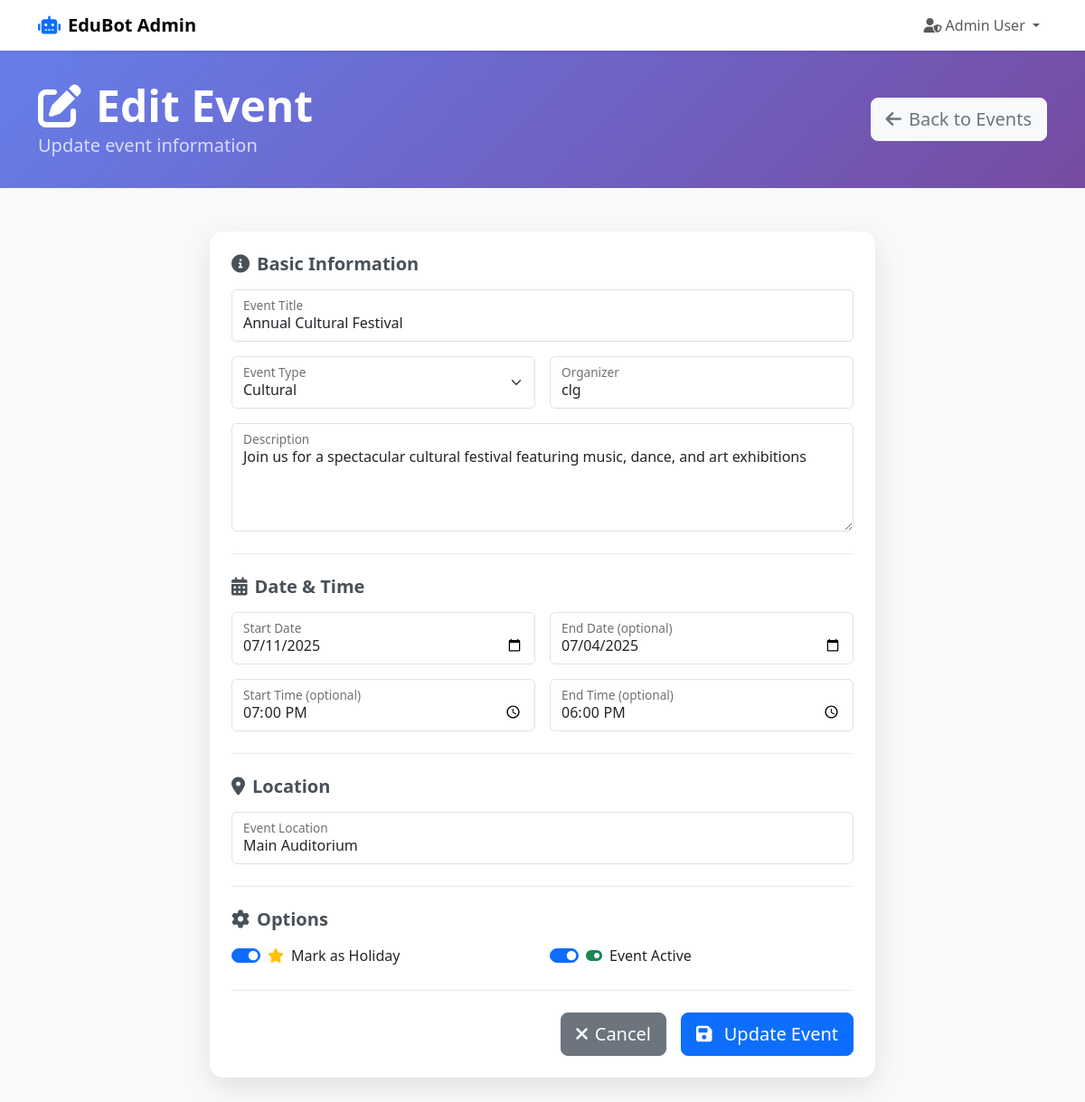
Screenshot of /admin/events/5/edit (signed in) with the database file from the repository.
### app/models/user.py (models this page shows, shortened)
class User(UserMixin, db.Model):
    __tablename__ = 'users'
    id = db.Column(db.Integer, primary_key=True)
    username = db.Column(db.String(50), unique=True, nullable=False)
    email = db.Column(db.String(100), unique=True, nullable=False)
    password_hash = db.Column(db.String(255), nullable=False)
    role = db.Column(db.Enum('student', 'faculty', 'admin'), nullable=False, default='student')
    first_name = db.Column(db.String(50), nullable=False)
    last_name = db.Column(db.String(50), nullable=False)
    student_id = db.Column(db.String(20), unique=True, nullable=True)
    course_id = db.Column(db.Integer, nullable=True)
    year_of_study = db.Column(db.Integer, nullable=True)
    phone = db.Column(db.String(15), nullable=True)
    is_active = db.Column(db.Boolean, default=True)
    created_at = db.Column(db.DateTime, default=datetime.utcnow)
    updated_at = db.Column(db.DateTime, default=datetime.utcnow, onupdate=datetime.utcnow)
    faculty_profile = db.relationship('Faculty', backref='user', uselist=False, cascade='all, delete-orphan')
    attendance_records = db.relationship('Attendance', foreign_keys='Attendance.student_id', lazy='dynamic', cascade='all, delete-orphan')
    chat_logs = db.relationship('ChatLog', backref='user', lazy='dynamic', cascade='all, delete-orphan')
    created_groups = db.relationship('Group', foreign_keys='Group.created_by', backref='creator', lazy='dynamic', cascade='all, delete-orphan')
    group_memberships = db.relationship('GroupMember', backref='user', lazy='dynamic', cascade='all, delete-orphan')
    group_messages = db.relationship('GroupMessage', backref='user', lazy='dynamic', cascade='all, delete-orphan')
    @property
    def full_name(self):
        return f"{self.first_name} {self.last_name}"
    def is_admin(self):
        return self.role == 'admin'

### app/models/event.py (models this page shows, shortened)
class Event(db.Model):
    __tablename__ = 'events'
    id = db.Column(db.Integer, primary_key=True)
    title = db.Column(db.String(200), nullable=False)
    description = db.Column(db.Text, nullable=True)
    event_type = db.Column(db.Enum('academic', 'cultural', 'sports', 'holiday', 'exam', 'other'), nullable=False, default='other')
    start_date = db.Column(db.Date, nullable=False)
    end_date = db.Column(db.Date, nullable=True)
    start_time = db.Column(db.Time, nullable=True)
    end_time = db.Column(db.Time, nullable=True)
    location = db.Column(db.String(200), nullable=True)
    organizer = db.Column(db.String(100), nullable=True)
    is_holiday = db.Column(db.Boolean, default=False)
    is_active = db.Column(db.Boolean, default=True)
    created_by = db.Column(db.Integer, db.ForeignKey('users.id'), nullable=True)
    created_at = db.Column(db.DateTime, default=datetime.utcnow)
    updated_at = db.Column(db.DateTime, default=datetime.utcnow, onupdate=datetime.utcnow)

### app/routes/admin.py (the view, shortened to what this page needs)
@admin_bp.route('/events/<int:event_id>/edit', methods=['GET', 'POST'])
@login_required
@admin_required
def edit_event(event_id):
    event_to_edit = Event.query.get_or_404(event_id)
    return render_template('admin/event_form.html',
                         event_to_edit=event_to_edit,
                         mode='edit',
                         event_types=['academic', 'cultural', 'sports', 'holiday', 'exam', 'other'],
                         user=current_user)

### app/routes/admin.py (called while the page is built)
def admin_required(f):
    @wraps(f)
    def decorated_function(*args, **kwargs):
        if not current_user.is_authenticated or not current_user.is_admin():
            flash('Admin access required.', 'error')
            return redirect(url_for('auth.login'))
        return f(*args, **kwargs)
    return decorated_function

### app/templates/admin/event_form.html (shortened to what this page needs)
<!DOCTYPE html>
<html lang="en">
<head>
    <link href="https://cdn.jsdelivr.net/npm/bootstrap@5.3.0/dist/css/bootstrap.min.css" rel="stylesheet">
    <link href="https://cdnjs.cloudflare.com/ajax/libs/font-awesome/6.0.0/css/all.min.css" rel="stylesheet">
</head>
<body>
    <nav class="navbar navbar-expand-lg navbar-light bg-white shadow-sm">
        <div class="container">
            <a class="navbar-brand fw-bold" href="{{ url_for('admin.dashboard') }}">
                <i class="fas fa-robot text-primary me-2"></i>EduBot Admin
            </a>
            <div class="navbar-nav ms-auto">
                <div class="nav-item dropdown">
                    <a class="nav-link dropdown-toggle" href="#" id="navbarDropdown" role="button" data-bs-toggle="dropdown">
                        <i class="fas fa-user-shield me-1"></i>{{ user.full_name }}
                    </a>
                </div>
            </div>
        </div>
    </nav>
    <div class="admin-header">
        <div class="container">
            <div class="row align-items-center">
                <div class="col-md-8">
                    <h1 class="display-5 fw-bold mb-0">
                        <i class="fas fa-{{ 'plus' if mode == 'add' else 'edit' }} me-3"></i>{{ 'Add Event' if mode == 'add' else 'Edit Event' }}
                    </h1>
                    <p class="lead mb-0 opacity-75">
                        {{ 'Create a new event for the college calendar' if mode == 'add' else 'Update event information' }}
                    </p>
                </div>
                <div class="col-md-4 text-md-end">
                    <a href="{{ url_for('admin.manage_events') }}" class="btn btn-light btn-lg btn-back">
                        <i class="fas fa-arrow-left me-2"></i>Back to Events
                    </a>
                </div>
            </div>
        </div>
    </div>
    <div class="container my-5">
        <div class="row justify-content-center">
            <div class="col-lg-8">
                <div class="form-card p-4">
                    <form method="POST" novalidate>
                        <div class="form-section">
                            <h5 class="section-title">
                                <i class="fas fa-info-circle me-2"></i>Basic Information
                            </h5>
                            <div class="row g-3">
                                <div class="col-12">
                                    <div class="form-floating">
                                        <input type="text" class="form-control" id="title" name="title"
                                               value="{{ event_to_edit.title if event_to_edit else (form_data.title if form_data else '') }}"
                                               required>
                                        <label for="title" class="required-field">Event Title</label>
                                    </div>
                                </div>
                                <div class="col-md-6">
                                    <div class="form-floating">
                                        <select class="form-select" id="event_type" name="event_type" required>
                                            {% for type in event_types %}
                                                <option value="{{ type }}"
                                                    {% if (event_to_edit and event_to_edit.event_type == type) or (form_data and form_data.event_type == type) %}
                                                        selected
                                                    {% endif %}>
                                                    {{ type.title() }}
                                                </option>
                                            {% endfor %}
                                        </select>
                                        <label for="event_type" class="required-field">Event Type</label>
                                    </div>
                                </div>
                                <div class="col-md-6">
                                    <div class="form-floating">
                                        <input type="text" class="form-control" id="organizer" name="organizer"
                                               value="{{ event_to_edit.organizer if event_to_edit else (form_data.organizer if form_data else '') }}">
                                        <label for="organizer">Organizer</label>
                                    </div>
                                </div>
                                <div class="col-12">
                                    <div class="form-floating">
                                        <textarea class="form-control" id="description" name="description"
                                                  style="height: 120px" placeholder="Event description...">{{ event_to_edit.description if event_to_edit else (form_data.description if form_data else '') }}</textarea>
                                        <label for="description">Description</label>
                                    </div>
                                </div>
                            </div>
                        </div>
                        <div class="form-section">
                            <h5 class="section-title">
                                <i class="fas fa-calendar-alt me-2"></i>Date & Time
                            </h5>
                            <div class="row g-3">
                                <div class="col-md-6">
                                    <div class="form-floating">
                                        <input type="date" class="form-control" id="start_date" name="start_date"
                                               value="{{ event_to_edit.start_date.strftime('%Y-%m-%d') if event_to_edit else (form_data.start_date if form_data else '') }}"
                                               required>
                                        <label for="start_date" class="required-field">Start Date</label>
                                    </div>
                                </div>
                                <div class="col-md-6">
                                    <div class="form-floating">
                                        <input type="date" class="form-control" id="end_date" name="end_date"
                                               value="{{ event_to_edit.end_date.strftime('%Y-%m-%d') if event_to_edit and event_to_edit.end_date else (form_data.end_date if form_data else '') }}">
                                        <label for="end_date">End Date (optional)</label>
                                    </div>
                                </div>
                                <div class="col-md-6">
                                    <div class="form-floating">
                                        <input type="time" class="form-control" id="start_time" name="start_time"
                                               value="{{ event_to_edit.start_time.strftime('%H:%M') if event_to_edit and event_to_edit.start_time else (form_data.start_time if form_data else '') }}">
                                        <label for="start_time">Start Time (optional)</label>
                                    </div>
                                </div>
                                <div class="col-md-6">
                                    <div class="form-floating">
                                        <input type="time" class="form-control" id="end_time" name="end_time"
                                               value="{{ event_to_edit.end_time.strftime('%H:%M') if event_to_edit and event_to_edit.end_time else (form_data.end_time if form_data else '') }}">
                                        <label for="end_time">End Time (optional)</label>
                                    </div>
                                </div>
                            </div>
                        </div>
                        <div class="form-section">
                            <h5 class="section-title">
                                <i class="fas fa-map-marker-alt me-2"></i>Location
                            </h5>
                            <div class="form-floating">
                                <input type="text" class="form-control" id="location" name="location"
                                       value="{{ event_to_edit.location if event_to_edit else (form_data.location if form_data else '') }}">
                                <label for="location">Event Location</label>
                            </div>
                        </div>
                        <div class="form-section">
                            <h5 class="section-title">
                                <i class="fas fa-cog me-2"></i>Options
                            </h5>
                            <div class="row g-3">
                                <div class="col-md-6">
                                    <div class="form-check form-switch">
                                        <input class="form-check-input" type="checkbox" id="is_holiday" name="is_holiday"
                                               {% if (event_to_edit and event_to_edit.is_holiday) or (form_data and form_data.get('is_holiday')) %}checked{% endif %}>
                                        <label class="form-check-label" for="is_holiday">
                                            <i class="fas fa-star text-warning me-2"></i>Mark as Holiday
                                        </label>
                                    </div>
                                </div>
                                {% if mode == 'edit' %}
                                <div class="col-md-6">
                                    <div class="form-check form-switch">
                                        <input class="form-check-input" type="checkbox" id="is_active" name="is_active"
                                               {% if event_to_edit.is_active %}checked{% endif %}>
                                        <label class="form-check-label" for="is_active">
                                            <i class="fas fa-toggle-on text-success me-2"></i>Event Active
                                        </label>
                                    </div>
                                </div>
                                {% endif %}
                            </div>
                        </div>
                        <div class="d-flex gap-3 justify-content-end">
                            <a href="{{ url_for('admin.manage_events') }}" class="btn btn-secondary btn-lg">
                                <i class="fas fa-times me-2"></i>Cancel
                            </a>
                            <button type="submit" class="btn btn-primary btn-lg">
                                <i class="fas fa-{{ 'plus' if mode == 'add' else 'save' }} me-2"></i>
                                {{ 'Create Event' if mode == 'add' else 'Update Event' }}
                            </button>
                        </div>
                    </form>
                </div>
            </div>
        </div>
    </div>
</body>
</html>

### app/templates/admin/event_form.html (style rules this page uses)
body { background: #f8f9fa; }
.admin-header { background: linear-gradient(135deg, #667eea 0%, #764ba2 100%); color: white; padding: 2rem 0; }
.form-card { background: white; border-radius: 15px; box-shadow: 0 10px 30px rgba(0, 0, 0, 0.1); }
.form-section { border-bottom: 1px solid #e9ecef; padding-bottom: 1.5rem; margin-bottom: 1.5rem; }
.section-title { color: #495057; font-weight: 600; margin-bottom: 1rem; }
.form-floating > label { color: #6c757d; }
.btn-back { color: #6c757d; text-decoration: none; }
.required-field::after { content: "*"; color: #dc3545; margin-left: 2px; }

### rows the page displays
User: full_name "Admin User"
Event: title "Annual Cultural Festival", event_type "Cultural", organizer "clg", description "Join us for a spectacular cultural festival featuring music, dance, and art exhibitions", start_date "07/11/2025", end_date "07/04/2025", start_time "19:00", end_time "18:00", location "Main Auditorium", is_holiday "☑", is_active "☑"

### other values shown
{{ 'Add Event' if mode == 'add' else 'Edit Event' }} "Edit Event"
{{ 'Create Event' if mode == 'add' else 'Update Event' }} "Update Event"
